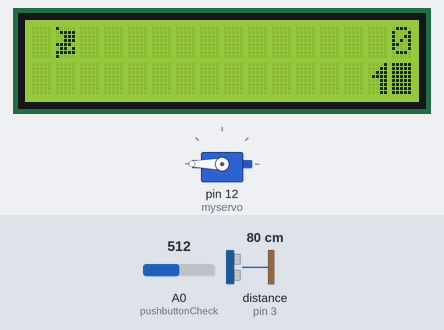
A sketch run on a simulated Arduino Uno, built with avr-gcc and run on an emulated ATmega328P. Shown: servo, 16×2 character LCD. Wiring (inferred from the names in the program): ultrasonic range finder: trigger pin 2; echo pin 3. Inputs (shaded band) come from the test bench; at power-on: A0 (pushbuttonCheck) = 512, distance to the obstacle (sensor on pin 3) 80 cm. The echo pulse lasts 58.3 µs per cm; random numbers use the default seed unless the sketch sets one.

Above: at 1.2 s.
1.3 s: A0 (pushbuttonCheck) set to 837
At 1.49 s:
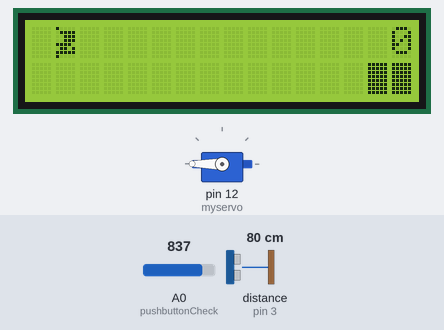
3.5 s: A0 (pushbuttonCheck) set to 856
At 3.59 s:
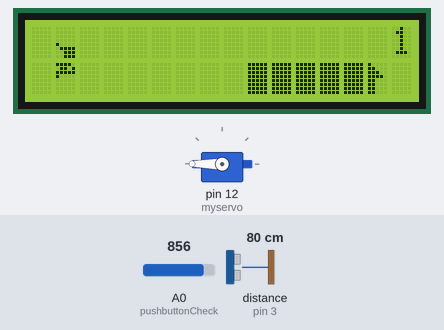
At 4.01 s:
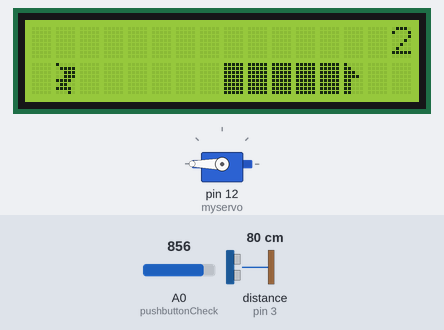
6.0 s: distance to the obstacle (sensor on pin 3) set to 13 cm
8.1 s: distance to the obstacle (sensor on pin 3) set to 10 cm
9.6 s: distance to the obstacle (sensor on pin 3) set to 18 cm
12.6 s: A0 (pushbuttonCheck) set to 840
At 14.1 s:
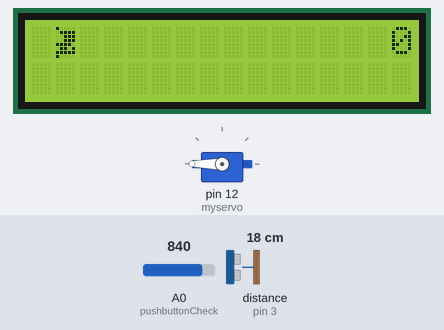
Timing chart, 0 to 15.6 s (numbered marks = the images above; inputs shaded):
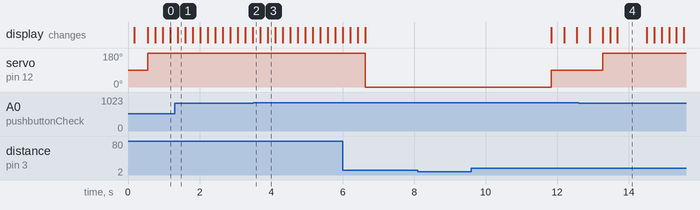

The sketch:

ninjarun_ultrasonic_servo.ino
```cpp
#include <LiquidCrystal.h>
#include <Servo.h>
Servo myservo;

#define SPRITE_RUN1 1
#define SPRITE_RUN2 2
#define SPRITE_JUMP 3
#define SPRITE_JUMP_UPPER 4
#define SPRITE_JUMP_LOWER 5
#define SPRITE_HOUSE_EMPTY ' '      // User the ' ' character
#define SPRITE_HOUSE_SOLID 6
#define SPRITE_HOUSE_SOLID_RIGHT 7
#define SPRITE_HOUSE_SOLID_LEFT 8

#define NINJA_HORIZONTAL_POSITION 1    // Horizontal position of ninja on screen

#define HOUSE_WIDTH 16
#define HOUSE_EMPTY 0
#define HOUSE_LOWER_BLOCK 1
#define HOUSE_UPPER_BLOCK 2

#define NINJA_POSITION_OFF 0          // Ninja is invisible
#define NINJA_POSITION_RUN_LOWER_1 1  // Ninja is running on lower row (pose 1)
#define NINJA_POSITION_RUN_LOWER_2 2  //                              (pose 2)

#define NINJA_POSITION_JUMP_1 3       // Starting a jump
#define NINJA_POSITION_JUMP_2 4       // Half-way up
#define NINJA_POSITION_JUMP_3 5       // Jump is on upper row
#define NINJA_POSITION_JUMP_4 6       // Jump is on upper row
#define NINJA_POSITION_JUMP_5 7       // Jump is on upper row
#define NINJA_POSITION_JUMP_6 8       // Jump is on upper row
#define NINJA_POSITION_JUMP_7 9       // Half-way down
#define NINJA_POSITION_JUMP_8 10      // About to land

#define NINJA_POSITION_RUN_UPPER_1 11 // Ninja is running on upper row (pose 1)
#define NINJA_POSITION_RUN_UPPER_2 12 //                              (pose 2)

LiquidCrystal lcd(8, 9, 4, 5, 6, 7);

const int trigPin = 2; // Trigger Pin of Ultrasonic Sensor
const int echoPin = 3;

static char houseUpper[HOUSE_WIDTH + 1];
static char houseLower[HOUSE_WIDTH + 1];
static bool pushbuttonPushed = false;
static int melodyPin = 3;

void initializeGraphics() {
  static byte graphics[] = {
    // Run position 1
    B10000,
    B01111,
    B00111,
    B00111,
    B11110,
    B01100,
    B11110,
    B00010,
    // Run position 2
    B10000,
    B01111,
    B00111,
    B00111,
    B11110,
    B01100,
    B01100,
    B01000,
    // Jump
    B10000,
    B01111,
    B00111,
    B00111,
    B11110,
    B01101,
    B11111,
    B10000,
    // Jump upper
    B00000,
    B00000,
    B00000,
    B00000,
    B10000,
    B01111,
    B00111,
    B00111,
    // Jump lower
    B11110,
    B01101,
    B11111,
    B10000,
    B00000,
    B00000,
    B00000,
    B00000,
    // Ground
    B11111,
    B11111,
    B11111,
    B11111,
    B11111,
    B11111,
    B11111,
    B11111,
    // Ground right
    B00001,
    B00011,
    B00111,
    B01111,
    B00011,
    B00011,
    B00011,
    B00011,
    // Ground left
    B10000,
    B11000,
    B11100,
    B11110,
    B11000,
    B11000,
    B11000,
    B11000,
  };
  int i;
  // Skip using character 0, this allows lcd.print() to be used to
  // quickly draw multiple characters
  for (i = 0; i < 8; ++i) {
    lcd.createChar(i + 1, &graphics[i * 8]);
  }
  for (i = 0; i < HOUSE_WIDTH; ++i) {
    houseUpper[i] = SPRITE_HOUSE_EMPTY;
    houseLower[i] = SPRITE_HOUSE_EMPTY;
  }
}

// Slide the house to the left in half-character increments
//
void advanceHouse(char* house, byte newHouse) {
  for (int i = 0; i < HOUSE_WIDTH; ++i) {
    char current = house[i];
    char next = (i == HOUSE_WIDTH - 1) ? newHouse : house[i + 1];
    switch (current) {
      case SPRITE_HOUSE_EMPTY:
        house[i] = (next == SPRITE_HOUSE_SOLID) ? SPRITE_HOUSE_SOLID_RIGHT : SPRITE_HOUSE_EMPTY;
        break;
      case SPRITE_HOUSE_SOLID:
        house[i] = (next == SPRITE_HOUSE_EMPTY) ? SPRITE_HOUSE_SOLID_LEFT : SPRITE_HOUSE_SOLID;
        break;
      case SPRITE_HOUSE_SOLID_RIGHT:
        house[i] = SPRITE_HOUSE_SOLID;
        break;
      case SPRITE_HOUSE_SOLID_LEFT:
        house[i] = SPRITE_HOUSE_EMPTY;
        break;
    }
  }
}

bool drawNinja(byte position, char* houseUpper, char* houseLower, unsigned int score) {
  bool collide = false;
  char upperSave = houseUpper[NINJA_HORIZONTAL_POSITION];
  char lowerSave = houseLower[NINJA_HORIZONTAL_POSITION];
  byte upper, lower;
  switch (position) {
    case NINJA_POSITION_OFF:
      upper = lower = SPRITE_HOUSE_EMPTY;
      break;
    case NINJA_POSITION_RUN_LOWER_1:
      upper = SPRITE_HOUSE_EMPTY;
      lower = SPRITE_RUN1;
      break;
    case NINJA_POSITION_RUN_LOWER_2:
      upper = SPRITE_HOUSE_EMPTY;
      lower = SPRITE_RUN2;
      break;
    case NINJA_POSITION_JUMP_1:
    case NINJA_POSITION_JUMP_8:
      upper = SPRITE_HOUSE_EMPTY;
      lower = SPRITE_JUMP;
      break;
    case NINJA_POSITION_JUMP_2:
    case NINJA_POSITION_JUMP_7:
      upper = SPRITE_JUMP_UPPER;
      lower = SPRITE_JUMP_LOWER;
      break;
    case NINJA_POSITION_JUMP_3:
    case NINJA_POSITION_JUMP_4:
    case NINJA_POSITION_JUMP_5:
    case NINJA_POSITION_JUMP_6:
      upper = SPRITE_JUMP;
      lower = SPRITE_HOUSE_EMPTY;
      break;
    case NINJA_POSITION_RUN_UPPER_1:
      upper = SPRITE_RUN1;
      lower = SPRITE_HOUSE_EMPTY;
      break;
    case NINJA_POSITION_RUN_UPPER_2:
      upper = SPRITE_RUN2;
      lower = SPRITE_HOUSE_EMPTY;
      break;
  }
  if (upper != ' ') {
    houseUpper[NINJA_HORIZONTAL_POSITION] = upper;
    collide = (upperSave == SPRITE_HOUSE_EMPTY) ? false : true;
  }
  if (lower != ' ') {
    houseLower[NINJA_HORIZONTAL_POSITION] = lower;
    collide |= (lowerSave == SPRITE_HOUSE_EMPTY) ? false : true;
  }

  byte digits = (score > 9999) ? 5 : (score > 999) ? 4 : (score > 99) ? 3 : (score > 9) ? 2 : 1;

  // Draw the scene
  houseUpper[HOUSE_WIDTH] = '\0';
  houseLower[HOUSE_WIDTH] = '\0';
  char temp = houseUpper[16 - digits];
  houseUpper[16 - digits] = '\0';
  lcd.setCursor(0, 0);
  lcd.print(houseUpper);
  houseUpper[16 - digits] = temp;
  lcd.setCursor(0, 1);
  lcd.print(houseLower);

  lcd.setCursor(16 - digits, 0);
  lcd.print(score);

  houseUpper[NINJA_HORIZONTAL_POSITION] = upperSave;
  houseLower[NINJA_HORIZONTAL_POSITION] = lowerSave;
  return collide;
}

// Handle the pushbutton push as an interrupt
void pushbuttonPush() {
  pushbuttonPushed = true;
}

void setup() {
  myservo.attach(12);
  initializeGraphics();
  lcd.begin(16, 2);
}

void loop() {
  pushbuttonCheck();
  static byte ninjaPos = NINJA_POSITION_RUN_LOWER_1;
  static byte newHouseType = HOUSE_EMPTY;
  static byte newHouseDuration = 1;
  static bool playing = false;
  static bool blink = false;
  static unsigned int distance = 0;

  if (!playing) {
    drawNinja((blink) ? NINJA_POSITION_OFF : ninjaPos, houseUpper, houseLower, distance >> 3);
    if (blink) {
      lcd.setCursor(0, 0);
      lcd.print("Ninja Run");
      myservo.write(90);
    }
    delay(250);
    blink = !blink;
    if (pushbuttonPushed) {
      initializeGraphics();
      ninjaPos = NINJA_POSITION_RUN_LOWER_1;
      playing = true;
      pushbuttonPushed = false;
      distance = 0;
    }
    return;
  }
  myservo.write(180);
  // Shift the house to the left
  advanceHouse(houseLower, newHouseType == HOUSE_LOWER_BLOCK ? SPRITE_HOUSE_SOLID : SPRITE_HOUSE_EMPTY);
  advanceHouse(houseUpper, newHouseType == HOUSE_UPPER_BLOCK ? SPRITE_HOUSE_SOLID : SPRITE_HOUSE_EMPTY);

  // Make new house to enter on the right
  if (--newHouseDuration == 0) {
    if (newHouseType == HOUSE_EMPTY) {
      newHouseType = (random(3) == 0) ? HOUSE_UPPER_BLOCK : HOUSE_LOWER_BLOCK;
      newHouseDuration = 2 + random(10);
    } else {
      newHouseType = HOUSE_EMPTY;
      newHouseDuration = 10 + random(10);
    }
  }

  if (pushbuttonPushed) {
    if (ninjaPos <= NINJA_POSITION_RUN_LOWER_2) ninjaPos = NINJA_POSITION_JUMP_1;
    pushbuttonPushed = false;
  }

  if (drawNinja(ninjaPos, houseUpper, houseLower, distance >> 3)) {
    playing = false; // The ninja collided with something. Too bad.
    myservo.write(0);
    delay(5000);
  } else {
    if (ninjaPos == NINJA_POSITION_RUN_LOWER_2 || ninjaPos == NINJA_POSITION_JUMP_8) {
      ninjaPos = NINJA_POSITION_RUN_LOWER_1;
    } else if ((ninjaPos >= NINJA_POSITION_JUMP_3 && ninjaPos <= NINJA_POSITION_JUMP_5) && houseLower[NINJA_HORIZONTAL_POSITION] != SPRITE_HOUSE_EMPTY) {
      ninjaPos = NINJA_POSITION_RUN_UPPER_1;
    } else if (ninjaPos >= NINJA_POSITION_RUN_UPPER_1 && houseLower[NINJA_HORIZONTAL_POSITION] == SPRITE_HOUSE_EMPTY) {
      ninjaPos = NINJA_POSITION_JUMP_5;
    } else if (ninjaPos == NINJA_POSITION_RUN_UPPER_2) {
      ninjaPos = NINJA_POSITION_RUN_UPPER_1;
    } else {
      ++ninjaPos;
    }
    ++distance;
  }
  delay(100);
}

//Get input from push button OR ultrasonic sensor
void pushbuttonCheck() {
  long duration, cm;
  pinMode(trigPin, OUTPUT);
  digitalWrite(trigPin, LOW);
  delayMicroseconds(2);
  digitalWrite(trigPin, HIGH);
  delayMicroseconds(10);
  digitalWrite(trigPin, LOW);
  pinMode(echoPin, INPUT);
  duration = pulseIn(echoPin, HIGH);
  cm = (duration/29) / 2;
  delay(100);
  int b = analogRead(A0);
  if (b < 850 || cm <= 10) {
    pushbuttonPushed = true;
  }
}
```

Measured:
- the behaviour switches between 849 and 850 on A0 (pushbuttonCheck) (found by bisection; images 1 and 2)
- after the input at 8.1 s, every drawn part: stays the same
- after the input at 12.6 s, servo on pin 12 (myservo): 90° → 180° after 0.67 s
- what the display in image 4 shows lasts 0.8 s, from 13.7 s to 14.5 s
